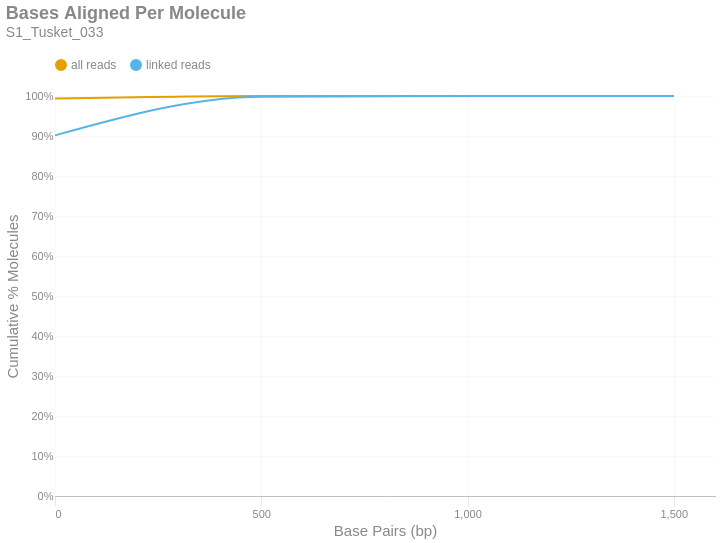

Notebook code cell kept with this figure:
### Markdown cell above
### Bases Aligned Per Molecule
This is a cumulative frequency distribution showing the number of base pairs aligned per unique molecule. These data are shown in 500 bp bins. There are two distributions: one with `all reads` (yellow) and another with only `linked reads` (blue). The percent of molecules in the `linked reads` distribution is relative to the total number of linked molecules.

### Code cell
if SKIPLR:
    print_html(f"Skipped")
else:
    binned_df = consolidated_hist(valids['aligned_bp'], mask, 500, True)
    with SafeRender(binned_df):
        (
            density_plot(binned_df, 'Bases Aligned Per Molecule', samplename, 'basesper')
            .encode(
                x=alt.X('bin:Q', title="Base Pairs (bp)").axis(tickMinStep=500).scale(padding=0),
                y=alt.Y('value:Q', title='Cumulative % Molecules')
                    .axis(format='%')
                    .scale(domain = [0,1])
                    .stack(False),
                color=alt.Color("key:N").scale(domain = ["all reads", "linked reads"]),
                tooltip = [
                    alt.Tooltip("key:N", title = "Data Type"),
                    alt.Tooltip("range_label:N", title="Bases Aligned Per Molecule"),
                    alt.Tooltip("value:Q", format = ".2%", title="% Molecules (Cum.)")
                ]
            )
        ).display()

### Figure 1 — Vega-Lite specification as saved in the notebook (floating-point values rounded to 4 significant figures)
{"width": "container", "height": 400, "config": {"title": {"anchor": "start", "dy": -15, "fontSize": 18, "color": "#888888", "subtitleColor": "#888888", "subtitleFontSize": 14}, "arc": {"fill": "#0072B2"}, "axis": {"domainColor": "#888888", "domainWidth": 0.5, "gridWidth": 0.2, "grid": false, "titleFontWeight": 400, "titleFontSize": 15, "labelFontSize": 11, "labelColor": "#888888", "tickColor": "#888888", "tickWidth": 0.2, "titleColor": "#888888"}, "axisBand": {"grid": false}, "axisX": {"grid": true, "tickSize": 10, "domainCap": "round"}, "axisY": {"domain": false, "grid": true, "tickSize": 0, "domainCap": "round"}, "background": "transparent", "header": {"labelFontSize": 15, "labelColor": "#888888", "titleFontSize": 15, "titleFontWeight": 600, "titleColor": "#888888"}, "legend": {"labelFont": "sans-serif", "labelFontSize": 12, "labelColor": "#888888", "symbolSize": 100, "symbolType": "circle", "titleFontSize": 12, "titlePadding": 10, "titleColor": "#888888", "title": null, "orient": "top"}, "range": {"category": ["#E69F00", "#56B4E9", "#009E73", "#F0E442", "#0072B2", "#D55E00", "#CC79A7", "#000000"], "diverging": ["#cfe8f3", "#a2d4ec", "#73bfe2", "#46abdb", "#1696d2", "#12719e"]}, "area": {"fill": "#0072B2", "fillOpacity": 0.7, "line": true, "strokeOpacity": 0.7}, "line": {"color": "#0072B2", "stroke": "#0072B2", "strokeWidth": 2}, "trail": {"color": "#0072B2", "stroke": "#0072B2", "strokeWidth": 0, "size": 1}, "point": {"filled": true, "fillOpacity": 1.0, "size": 95}, "text": {"color": "#888888", "fontSize": 11, "align": "right", "fontWeight": 400, "size": 11}, "bar": {"fill": "#0072B2", "stroke": null}, "view": {"stroke": null, "continuousWidth": 660, "continuousHeight": 400}}, "data": {"name": "data-ac854239ca07b05c0ebd877c457f2381"}, "mark": {"type": "line", "interpolate": "monotone", "point": {"opacity": 0, "size": 275}}, "encoding": {"color": {"field": "key", "scale": {"domain": ["all reads", "linked reads"]}, "type": "nominal"}, "tooltip": [{"field": "key", "title": "Data Type", "type": "nominal"}, {"field": "range_label", "title": "Bases Aligned Per Molecule", "type": "nominal"}, {"field": "value", "format": ".2%", "title": "% Molecules (Cum.)", "type": "quantitative"}], "x": {"axis": {"tickMinStep": 500}, "field": "bin", "scale": {"padding": 0}, "title": "Base Pairs (bp)", "type": "quantitative"}, "y": {"axis": {"format": "%"}, "field": "value", "scale": {"domain": [0, 1]}, "stack": false, "title": "Cumulative % Molecules", "type": "quantitative"}}, "params": [{"name": "param_c36ac31b6afebe62", "select": {"type": "point", "fields": ["key"]}, "bind": "legend"}], "title": {"text": "Bases Aligned Per Molecule", "subtitle": "S1_Tusket_033"}, "transform": [{"fold": ["all reads (cumsum)", "linked reads (cumsum)"]}, {"calculate": "replace(datum.key, ' (cumsum)', '')", "as": "key"}, {"filter": {"param": "param_c36ac31b6afebe62"}}], "usermeta": {"embedOptions": {"downloadFileName": "S1_Tusket_033.basesper"}}, "$schema": "https://vega.github.io/schema/vega-lite/v6.1.0.json", "datasets": {"data-ac854239ca07b05c0ebd877c457f2381": [{"bin": "0.0", "interval": "0.0-500.0", "all reads": 0.9938, "linked reads": 0.9016, "all reads (cumsum)": 0.9938, "linked reads (cumsum)": 0.9016, "range_label": "0-499"}, {"bin": "500.0", "interval": "500.0-1000.0", "all reads": 0.00611, "linked reads": 0.09681, "all reads (cumsum)": 0.9999, "linked reads (cumsum)": 0.9984, "range_label": "500-999"}, {"bin": "1000.0", "interval": "1000.0-1500.0", "all reads": 0.0001275, "linked reads": 0.001563, "all reads (cumsum)": 1.0, "linked reads (cumsum)": 1.0, "range_label": "1000-1499"}, {"bin": "1500.0", "interval": "1500.0-2000.0", "all reads": 1.839e-06, "linked reads": 5.484e-06, "all reads (cumsum)": 1.0, "linked reads (cumsum)": 1.0, "range_label": "1500-1999"}]}}
